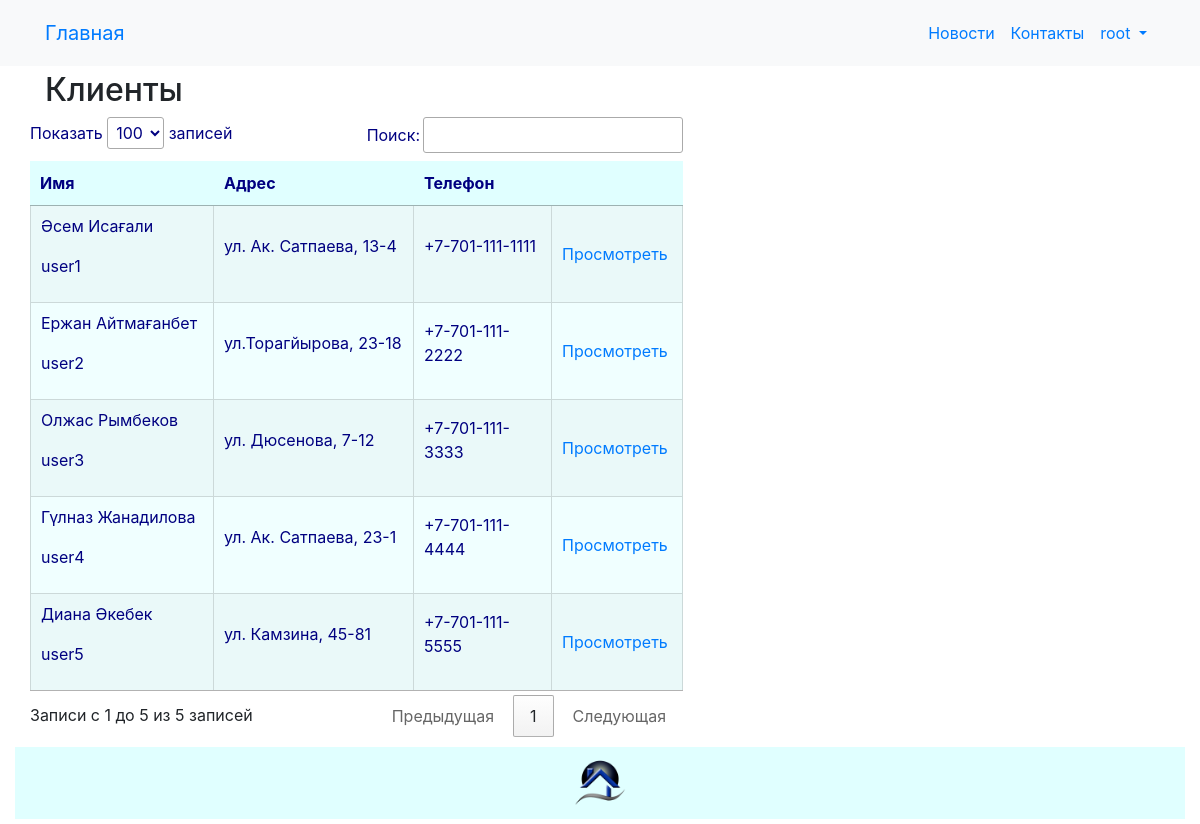
Screenshot of /person/index/ (signed in) with the database file from the repository.
### orlov/models.py (models this page shows, shortened)
class Person(models.Model):
    user = models.OneToOneField(User, on_delete=models.CASCADE)
    phone = models.CharField(_('phone'), max_length=64)
    address = models.CharField(_('address'), max_length=128)
    class Meta:
        db_table = 'person'
        indexes = [
            models.Index(fields=['phone']),
        ]
        ordering = ['phone']

### orlov/views.py (the view)
# urls.py: path('person/index/', views.person_index, name='person_index'),
@login_required
@group_required("Managers")
def person_index(request):
    person = Person.objects.all().order_by('user')
    return render(request, "person/index.html", {"person": person})

### orlov/views.py (called while the page is built)
def group_required(*group_names):
    def in_groups(u):
        if u.is_authenticated:
            if bool(u.groups.filter(name__in=group_names)) | u.is_superuser:
                return True
        return False
    return user_passes_test(in_groups, login_url='403')

### templates/person/index.html (shortened to what this page needs)
{% extends "base.html" %}
{% load i18n %}
{% block content %}
<h2>{% trans "persons" %}</h2>
{% if person.count > 0 %}
<div class="row">
	<table id="myTable" class="cell-border hover stripe" style="width:100%">
		<thead>
			<tr>
				<th>{% trans "name" %}</th>
				<th>{% trans "address" %}</th>
				<th>{% trans "phone" %}</th>
				<th></th>
			</tr>
		</thead>
		<tbody>
			{% for n in person %}
			<tr>
				<td>
					<p>{{ n.user.first_name }} {{ n.user.last_name }}</p>
					<p>{{ n.user }}</p>
				</td>
				<td>
					<p>{{ n.address }}</p>
				</td>
				<td>
					<p>{{ n.phone }}</p>
				</td>
				<td>
					<a href="{% url 'person_read' n.id %}">{% trans "View" %}</a>
				</td>
			</tr>
			{% endfor %}
		</tbody>
	</table>
</div>
{% else %}
<a href="{% url 'person_create'%}">{% trans "Add" %}</a>
{% endif %}
{% endblock content %}

### templates/base.html (shortened to what this page needs)
<!DOCTYPE html>
{% load static %}
{% load i18n %}
<html>
<head>
	<link rel="stylesheet" href="{% static 'css/styles.css' %}" />
	<link rel="stylesheet" href="https://maxcdn.bootstrapcdn.com/bootstrap/4.0.0/css/bootstrap.min.css">
	<link rel="stylesheet" href="{% static 'css/choosen.css' %}" />
</head>
	<nav class="navbar navbar-expand-sm bg-light">
		<div class="container">
			<a class="navbar-brand" href="{{ HTTP_HOST }}/">{% trans "Home" %}</a>
			<div class="collapse navbar-collapse" id="mainMenu">
				<ul class="navbar-nav ml-auto">
					<li class="nav-item">
						<a class="nav-link" href="{% url 'news_list' %}">{% trans "newss" %}</a>
					</li>
					<li class="nav-item">
						<a class="nav-link" href="{% url 'contact' %}">{% trans "contacts" %}</a>
					</li>
					{% if user.is_authenticated %}
						<li class="nav-item dropdown">
							<a class="nav-link dropdown-toggle" href="#" id="userMenu" data-toggle="dropdown" aria-haspopup="true" aria-expanded="false">
							{{ user.username }}
							</a>
						</li>
					{% else %}
						<form class="form-inline ml-auto">
							<a href="{% url 'login' %}" class="btn btn-outline-secondary">{% trans "Log In" %}</a>
							<a href="{% url 'signup' %}" class="btn btn-primary ml-2">{% trans "Sign up" %}</a>
						</form>
					{% endif %}
						{% get_current_language as LANGUAGE_CODE %}
						{% get_available_languages as LANGUAGES %}
						{% get_language_info_list for LANGUAGES as languages %}
				</ul>
			</div>
		</div>
	</nav>
<body>
	<div class="container">
		{% block content%}{% endblock content %}
	</div>
</body>
<footer class="container-fluid text-center bg-lightgray">
	<div class="copyrights">
		<img src="{% static 'images/logo.png' %}" alt="logo" style="height:72px; width: 72px; padding: 10px;">
	</div>
</footer>
<link rel="stylesheet" href="https://cdn.datatables.net/1.11.2/css/jquery.dataTables.min.css">
</html>

### static/css/styles.css (style rules this page uses)
body { font-family: Geneva, Arial, Helvetica, sans-serif; }
.container { padding: 5px; }
.container-fluid { padding: 5px; }
p, ul,li, label { color: navy; }
h1, h2, h3, h4, h5, h6 { color: navy; }
.copyrights { background-color: lightcyan; }
table.dataTable thead { background-color: lightcyan; color: navy; }
table.dataTable tbody { background-color: azure; }
table.dataTable td { background-color: azure; color: navy; }
table { color: navy; }
#footer h1, p, ul,li { color: navy; }

### rows the page displays
Person: user.first_name "Әсем", user.last_name "Исағали", user "user1", address "ул. Ак. Сатпаева, 13-4", phone "+7-701-111-1111"
Person: user.first_name "Ержан", user.last_name "Айтмағанбет", user "user2", address "ул.Торагйырова, 23-18", phone "+7-701-111-2222"
Person: user.first_name "Олжас", user.last_name "Рымбеков", user "user3", address "ул. Дюсенова, 7-12", phone "+7-701-111-3333"
Person: user.first_name "Гүлназ", user.last_name "Жанадилова", user "user4", address "ул. Ак. Сатпаева, 23-1", phone "+7-701-111-4444"
Person: user.first_name "Диана", user.last_name "Әкебек", user "user5", address "ул. Камзина, 45-81", phone "+7-701-111-5555"

### other values shown
{{ user.username }} "root"
